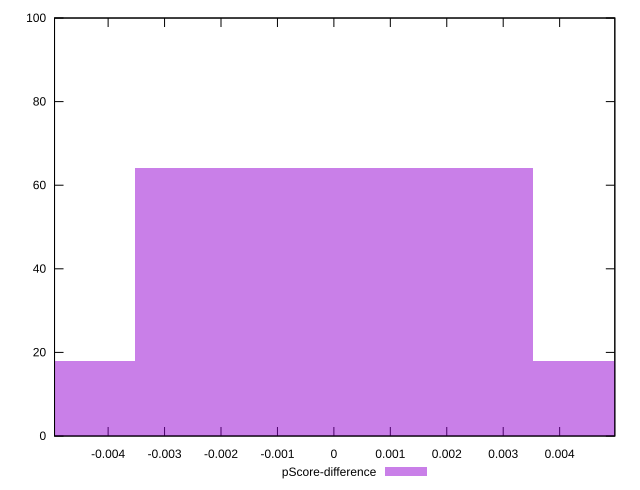

Source code (gnuplot):
reset

$pScoreDifference <<EOF
-0.007044484042092427 18
0.007044484042092427 18
0 64
EOF

set key outside below
set boxwidth 0.007044484042092427
set xrange [-0.004949468529451828:0.004977761827954397]
set yrange [0:100]
set trange [0:100]
set style fill transparent solid 0.5 noborder
set terminal svg size 640, 490 enhanced background rgb 'white'
set output "report_00009_2021-02-08T22-37-41.559Z/total-blocking-time/samples/pages/pScore-difference/histogram.svg"

plot $pScoreDifference title "pScore-difference" with boxes

reset
